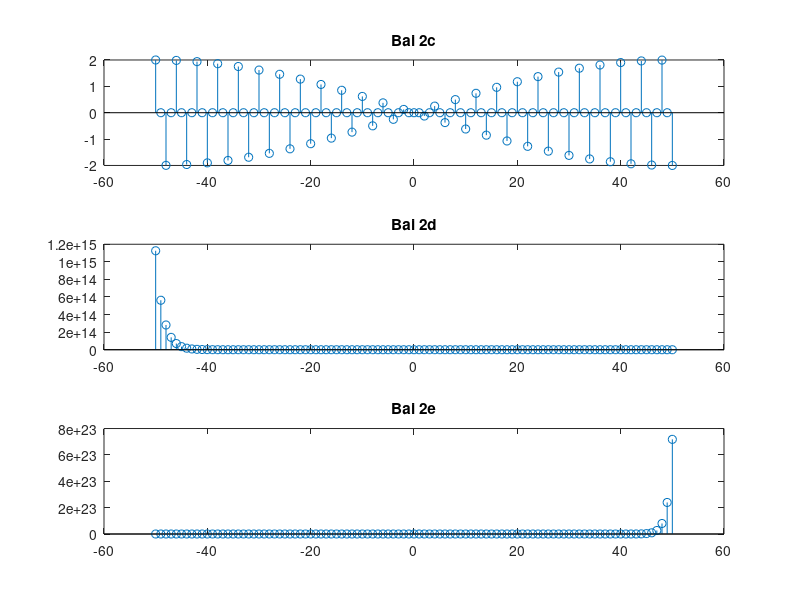

This chart was generated by the following MATLAB code:
%bai2c:h(n)= 2sin(0.01?n)cos(0.5?n), -200 <= n <= 200
nh = -50:50
h = 2*sin(0.01*pi.*nh).*cos(0.5*pi.*nh);
figure;
subplot(311);
stem(nh,h);
title('Bai 2c')
% h(n) KHONG ->0 n->+oo => he thong KHONG on dinh

%2d: h(n)=(1/2)^n
subplot(312);
nh = -50:50
h =(1/2).^nh;
stem(nh,h);
title('Bai 2d')
% vi h(n) KHONG ->0 n->+oo => he thong KHONG on dinh

%2e: h(n)=3^n
subplot(313)
nh = -50:50
h = 3.^nh;
stem(nh,h);
title('Bai 2e')
%h(n)->0 n->+oo => he thong on dinh










